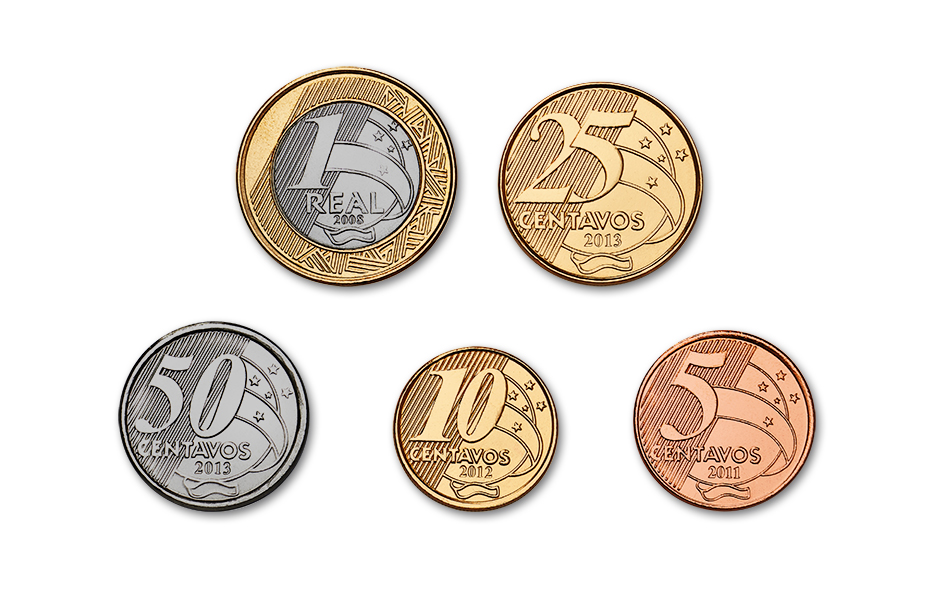
#> input picture circle_detection/moeda.jpg, 945 x 603 px
$ python teste.py
#> lines starting #> are read from the running program, lines starting #| are printed output that depends on the picture; after the words box and inside, x2 and y2 are one past the last pixel; in counts of white or black regions, pixels touching at a corner belong together
import numpy as np
import cv2 as cv
img = cv.imread('moeda.jpg')
#> img is the input picture: shape (603, 945, 3); mean B, G, R 218.5, 226.1, 233.2
output = img.copy()
gray = cv.cvtColor(img, cv.COLOR_BGR2GRAY)
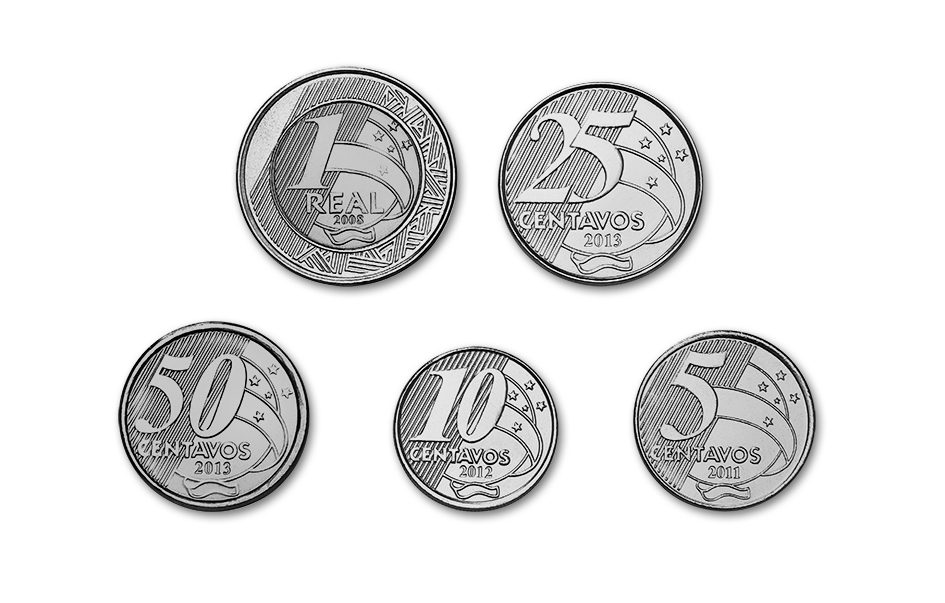
#> gray: shape (603, 945); min 0, max 255, mean 227.3
gray = cv.medianBlur(gray, 5)
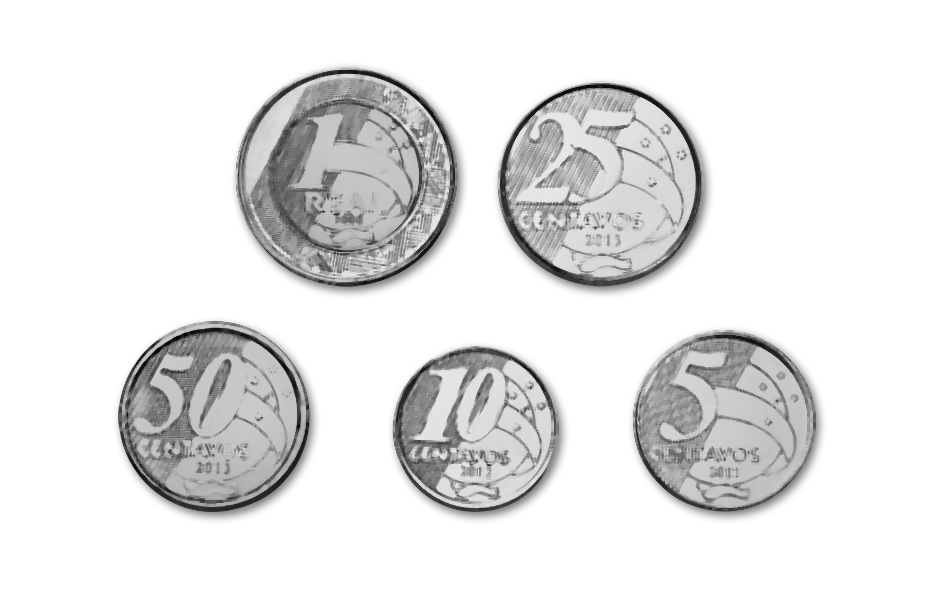
#> gray: shape (603, 945); min 3, max 255, mean 229.9
circles = cv.HoughCircles(gray, cv.HOUGH_GRADIENT, 1, 20,
                          param1=100, param2=70, minRadius=80, maxRadius=100)
#> circles = [[599.5, 182.5, 95], [723.5, 420.5, 90.6], [214.5, 416.5, 89.5], [474.5, 426.5, 80.4]]
detected_circles = np.uint16(np.around(circles))
#> detected_circles = [[600, 182, 95], [724, 420, 91], [214, 416, 90], [474, 426, 80]]
for (x, y ,r) in detected_circles[0, :]:
    cv.circle(output, (x, y), r, (0, 0, 0), 3)
    cv.circle(output, (x, y), 2, (0, 255, 255), 3)
#> this loop made 4 passes
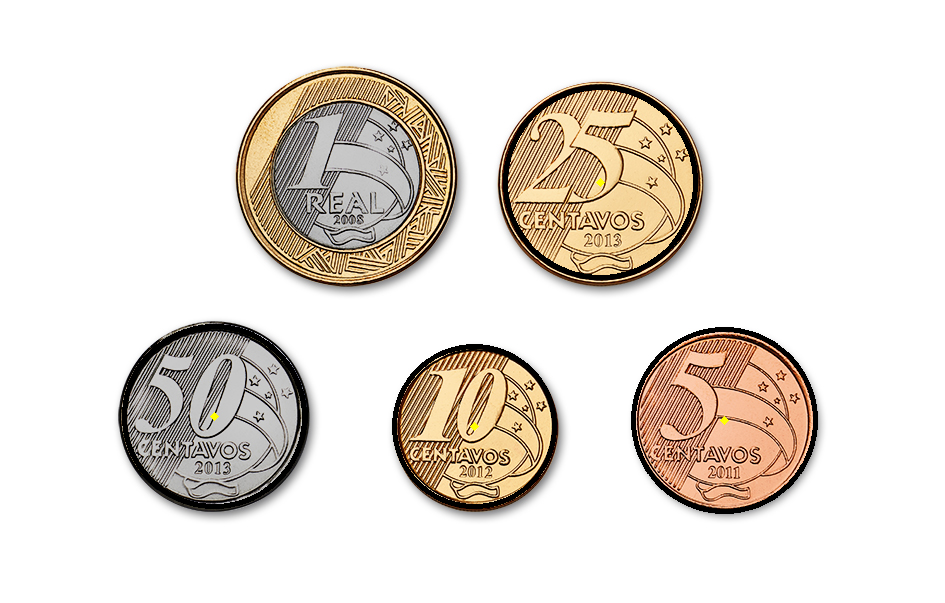
#> output: shape (603, 945, 3); 1.96% of pixels changed, all inside (x1, y1, x2, y2) = (122, 85, 818, 514)


cv.imshow('output',output)
cv.waitKey(0)
cv.destroyAllWindows()
